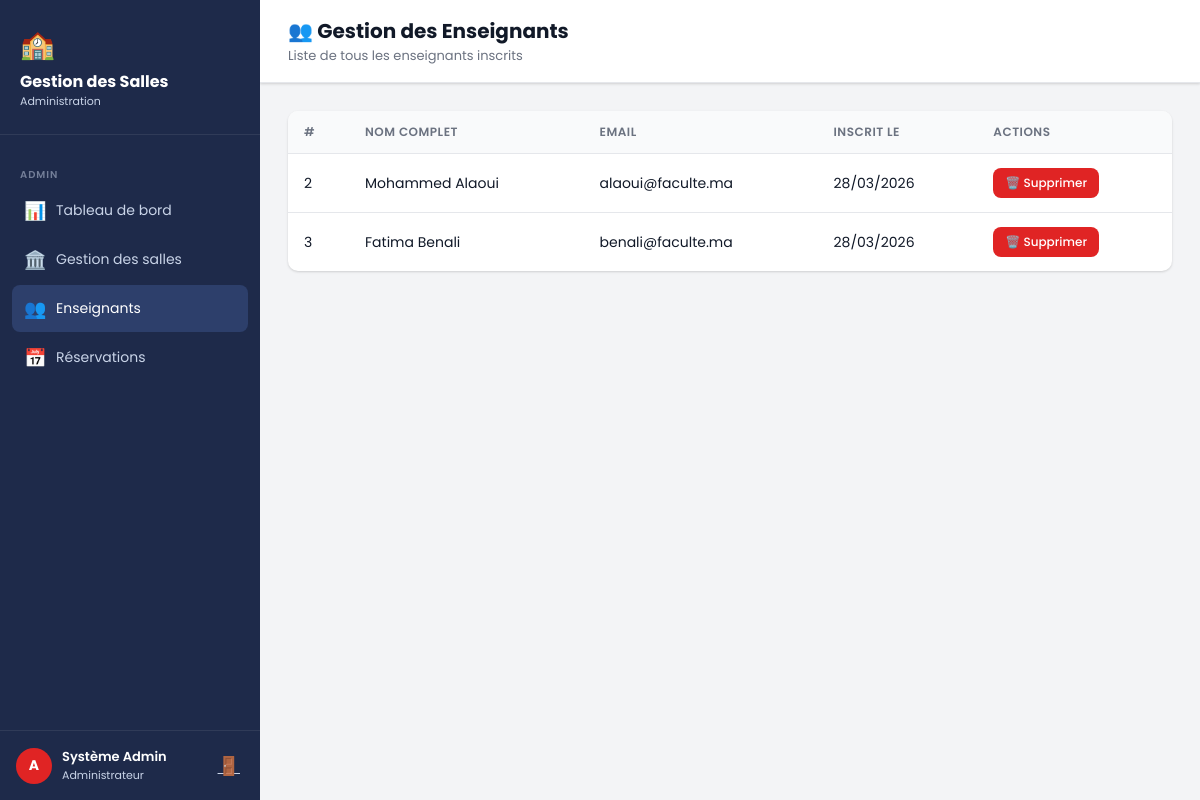
The page /admin/users.php (signed in) on the database its author committed.
### tables this page shows
CREATE TABLE users (
    id INT AUTO_INCREMENT PRIMARY KEY,
    nom VARCHAR(100) NOT NULL,
    prenom VARCHAR(100) NOT NULL,
    email VARCHAR(150) NOT NULL UNIQUE,
    password VARCHAR(255) NOT NULL,
    role ENUM('admin', 'enseignant') DEFAULT 'enseignant',
    created_at TIMESTAMP DEFAULT CURRENT_TIMESTAMP
);

### admin/users.php (the view, shortened to what this page needs)
<?php
require_once '../includes/db.php';
$users = $conn->query("SELECT id, nom, prenom, email, created_at FROM users WHERE role='enseignant' ORDER BY nom");
?>
<!DOCTYPE html>
<html lang="fr">
<head>
    <link rel="stylesheet" href="../css/style.css">
</head>
<body>
<div class="layout">
    <?php include '../includes/sidebar_admin.php'; ?>
    <div class="main-content">
        <div class="topbar">
            <div>
                <h1>👥 Gestion des Enseignants</h1>
                <p>Liste de tous les enseignants inscrits</p>
            </div>
        </div>
        <div class="page-content">
            <div class="card">
                <table>
                    <thead>
                        <tr>
                            <th>#</th>
                            <th>Nom complet</th>
                            <th>Email</th>
                            <th>Inscrit le</th>
                            <th>Actions</th>
                        </tr>
                    </thead>
                    <tbody>
                    <?php while ($u = $users->fetch_assoc()): ?>
                        <tr>
                            <td><?= (int)$u['id'] ?></td>
                            <td><?= htmlspecialchars($u['prenom'] . ' ' . $u['nom']) ?></td>
                            <td><?= htmlspecialchars($u['email']) ?></td>
                            <td><?= date('d/m/Y', strtotime($u['created_at'])) ?></td>
                            <td>
                                <a href="?delete=<?= (int)$u['id'] ?>" class="btn btn-danger btn-sm"
                                   data-confirm="Supprimer cet enseignant ?">🗑️ Supprimer</a>
                            </td>
                        </tr>
                    <?php endwhile; ?>
                    </tbody>
                </table>
            </div>
        </div>
    </div>
</div>
</body>
</html>

### css/style.css (style rules this page uses)
:root { --primary: #1a56db; --primary-dark: #1e429f; --secondary: #6c757d; --success: #057a55; --danger: #e02424; --warning: #c27803; --bg: #f3f4f6; --white: #ffffff; --text: #111928; --text-light: #6b7280; --border: #e5e7eb; --sidebar-bg: #1e2a4a; --sidebar-text: #c9d4e8; --sidebar-hover: #2d3f6b; --shadow: 0 1px 3px rgba(0,0,0,0.1), 0 1px 2px rgba(0,0,0,0.06); --shadow-md: 0 4px 6px rgba(0,0,0,0.07), 0 2px 4px rgba(0,0,0,0.06); --radius: 10px; }
* { box-sizing: border-box; margin: 0; padding: 0; }
body { font-family: 'Poppins', sans-serif; background: var(--bg); color: var(--text); min-height: 100vh; }
.btn { display: inline-flex; align-items: center; gap: 6px; padding: 10px 20px; border: none; border-radius: 8px; font-size: 14px; font-family: inherit; font-weight: 500; cursor: pointer; text-decoration: none; transition: all 0.2s; }
.btn-danger { background: var(--danger); color: white; }
.btn-sm { padding: 6px 12px; font-size: 12px; }
.layout { display: flex; min-height: 100vh; }
.main-content { margin-left: 260px; flex: 1; padding: 0; }
.topbar { background: white; padding: 16px 28px; border-bottom: 1px solid var(--border); display: flex; align-items: center; justify-content: space-between; box-shadow: var(--shadow); }
.topbar h1 { font-size: 20px; font-weight: 700; }
.topbar p { font-size: 13px; color: var(--text-light); }
.page-content { padding: 28px; }
.card { background: white; border-radius: var(--radius); box-shadow: var(--shadow); overflow: hidden; margin-bottom: 24px; }
table { width: 100%; border-collapse: collapse; }
table thead tr { background: #f9fafb; }
table th { padding: 12px 16px; text-align: left; font-size: 12px; font-weight: 600; text-transform: uppercase; letter-spacing: 0.5px; color: var(--text-light); border-bottom: 1px solid var(--border); }
table td { padding: 14px 16px; font-size: 14px; border-bottom: 1px solid var(--border); vertical-align: middle; }
table tbody tr:last-child td { border-bottom: none; }

### rows shown on the page
users: id "2", prenom+nom "Mohammed Alaoui", email "alaoui@faculte.ma", created_at "28/03/2026"
users: id "3", prenom+nom "Fatima Benali", email "benali@faculte.ma", created_at "28/03/2026"

### other values the page prints
$_SESSION['prenom'] . ' ' . $_SESSION['nom'] "Système Admin"
